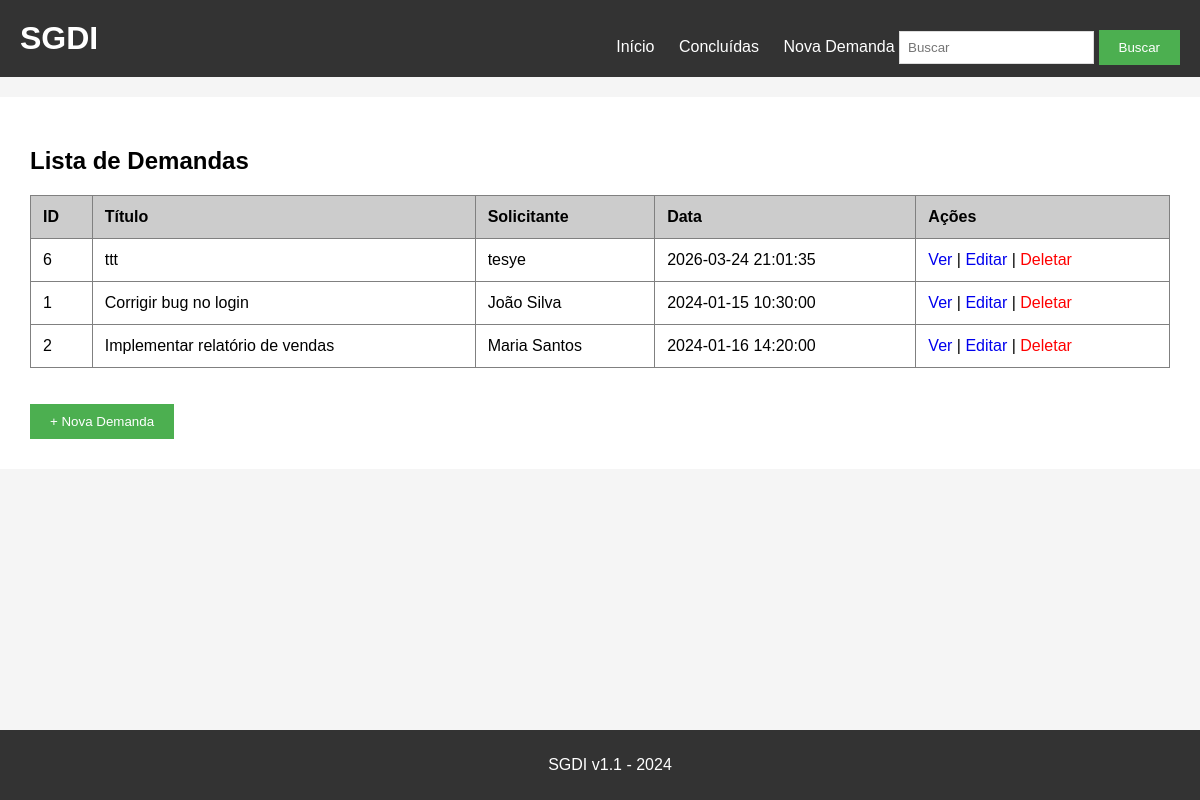
The page / on the database its author committed.
### tables this page shows
CREATE TABLE demandas (
    id INTEGER PRIMARY KEY AUTOINCREMENT,
    titulo TEXT NOT NULL,
    descricao TEXT NOT NULL,
    solicitante TEXT NOT NULL,
    prioridade TEXT NOT NULL DEFAULT 'Média',
    status TEXT NOT NULL DEFAULT 'Aberta',
    data_criacao TEXT NOT NULL
);

### app.py (the view)
@app.route('/')
def index():
    filtro_prioridade = request.args.get('prioridade', '')
    conn = get_db()
    try:
        if filtro_prioridade and filtro_prioridade in PRIORIDADES:
            demandas = conn.execute(
                f"SELECT * FROM demandas WHERE status = 'Aberta' AND prioridade = ? ORDER BY {ORDEM_PRIORIDADE}, data_criacao DESC",
                (filtro_prioridade,)
            ).fetchall()
        else:
            demandas = conn.execute(
                f"SELECT * FROM demandas WHERE status = 'Aberta' ORDER BY {ORDEM_PRIORIDADE}, data_criacao DESC"
            ).fetchall()
        agora = datetime.now()
        demandas_com_alerta = []
        for d in demandas:
            d_dict = dict(d)
            try:
                data_criacao = datetime.strptime(d['data_criacao'], '%Y-%m-%d %H:%M:%S')
                dias_parada = (agora - data_criacao).days
                d_dict['dias_parada'] = dias_parada
                d_dict['alerta_parada'] = dias_parada >= DIAS_ALERTA_PARADA
            except (ValueError, TypeError):
                d_dict['dias_parada'] = 0
                d_dict['alerta_parada'] = False
            demandas_com_alerta.append(d_dict)
        return render_template('index.html',
                               demandas=demandas_com_alerta,
                               prioridades=PRIORIDADES,
                               filtro_atual=filtro_prioridade)
    finally:
        conn.close()

### app.py (called while the page is built)
def get_db():
    conn = sqlite3.connect('demandas.db')
    conn.row_factory = sqlite3.Row
    conn.execute('PRAGMA foreign_keys = ON')
    return conn

### templates/index.html
{% extends "base.html" %}
{% block content %}
<h2>Lista de Demandas</h2>
<table border="1" cellpadding="10" cellspacing="0" width="100%">
    <thead>
        <tr bgcolor="#cccccc">
            <th>ID</th>
            <th>Título</th>
            <th>Solicitante</th>
            <th>Data</th>
            <th>Ações</th>
        </tr>
    </thead>
    <tbody>
        {% for demanda in demandas %}
        <tr>
            <td>{{ demanda['id'] }}</td>
            <td>{{ demanda['titulo'] }}</td>
            <td>{{ demanda['solicitante'] }}</td>
            <td>{{ demanda['data_criacao'] }}</td>
            <td>
                <a href="{{ url_for('detalhes', id=demanda['id']) }}">Ver</a>
                |
                <a href="{{ url_for('editar', id=demanda['id']) }}">Editar</a>
                |
                <form method="POST" action="{{ url_for('deletar', id=demanda['id']) }}" style="display:inline;" onsubmit="return confirm('Tem certeza que deseja deletar?');">
                    <button type="submit" style="background:none; border:none; color:red; cursor:pointer; padding:0; font-size:inherit;">Deletar</button>
                </form>
            </td>
        </tr>
        {% endfor %}
    </tbody>
</table>
<br><br>
<a href="{{ url_for('nova_demanda') }}"><button>+ Nova Demanda</button></a>
{% endblock %}

### templates/base.html (shortened to what this page needs)
<!DOCTYPE html>
<html>
<head>
    <link rel="stylesheet" href="{{ url_for('static', filename='style.css') }}">
</head>
<body>
    <div class="header">
        <h1>SGDI</h1>
        <div class="menu">
            <a href="{{ url_for('index') }}">Início</a>
            <a href="{{ url_for('concluidas') }}">Concluídas</a>
            <a href="{{ url_for('nova_demanda') }}">Nova Demanda</a>
            <form action="{{ url_for('buscar') }}" method="GET" style="display:inline;">
                <input type="text" name="q" placeholder="Buscar">
                <button type="submit">Buscar</button>
            </form>
        </div>
    </div>
    <div class="container">
        {% block content %}{% endblock %}
    </div>
    <div class="footer">
        <p>SGDI v1.1 - 2024</p>
    </div>
</body>
</html>

### static/style.css (style rules this page uses)
body { font-family: Arial, sans-serif; background-color: #f5f5f5; padding: 0; margin: 0; padding-bottom: 60px; }
.header { background-color: #333; color: white; padding: 20px; }
.header h1 { margin: 0; display: inline-block; }
.menu { float: right; margin-top: 10px; }
.menu a { color: white; text-decoration: none; margin-left: 20px; }
.container { max-width: 1200px; margin: 20px auto; background: white; padding: 30px; }
.footer { background-color: #333; color: white; text-align: center; padding: 10px; position: fixed; bottom: 0; width: 100%; }
button { background-color: #4CAF50; color: white; padding: 10px 20px; border: none; cursor: pointer; }
table { border-collapse: collapse; }
th { text-align: left; padding: 12px; }
td { padding: 12px; }
table a { text-decoration: none; }
input[type="text"], textarea, select { padding: 8px; border: 1px solid #ddd; }

### templates/base.html (style rules this page uses)
body { margin: 0; }

### rows shown on the page
demandas: id "6", titulo "ttt", solicitante "tesye", data_criacao "2026-03-24 21:01:35"
demandas: id "1", titulo "Corrigir bug no login", solicitante "João Silva", data_criacao "2024-01-15 10:30:00"
demandas: id "2", titulo "Implementar relatório de vendas", solicitante "Maria Santos", data_criacao "2024-01-16 14:20:00"
